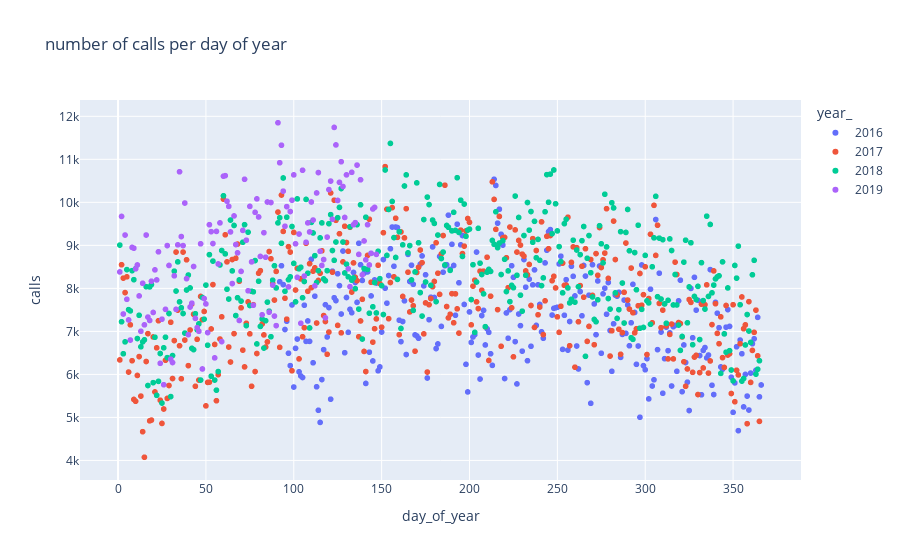

The cell this chart's notebook holds for it:
### Code cell
# Discovery of seasonal pattern made in d-tale but simple to reproduce with plotly
df_plot = df
df["year_"] = df["year"].astype(str)
fig = px.scatter(df_plot, x="day_of_year", y="calls", color="year_",
                 title="number of calls per day of year")

fig.show()
fig.write_image('calls_doy.pdf')

### Figure 1 — Plotly figure (JSON) as saved in the notebook; plotly's stock layout.template omitted (floating-point values rounded to 4 significant figures; data arrays with more than 128 entries replaced by an {"elided": "..."} marker saying what was removed)
{"data": [{"hovertemplate": "year_=2016<br>day_of_year=%{x}<br>calls=%{y}<extra></extra>", "legendgroup": "2016", "marker": {"color": "#636efa", "symbol": "circle"}, "mode": "markers", "name": "2016", "showlegend": true, "type": "scattergl", "x": {"elided": "275 int values"}, "xaxis": "x", "y": {"elided": "275 int values"}, "yaxis": "y"}, {"hovertemplate": "year_=2017<br>day_of_year=%{x}<br>calls=%{y}<extra></extra>", "legendgroup": "2017", "marker": {"color": "#EF553B", "symbol": "circle"}, "mode": "markers", "name": "2017", "showlegend": true, "type": "scattergl", "x": {"elided": "365 int values"}, "xaxis": "x", "y": {"elided": "365 int values"}, "yaxis": "y"}, {"hovertemplate": "year_=2018<br>day_of_year=%{x}<br>calls=%{y}<extra></extra>", "legendgroup": "2018", "marker": {"color": "#00cc96", "symbol": "circle"}, "mode": "markers", "name": "2018", "showlegend": true, "type": "scattergl", "x": {"elided": "365 int values"}, "xaxis": "x", "y": {"elided": "365 int values"}, "yaxis": "y"}, {"hovertemplate": "year_=2019<br>day_of_year=%{x}<br>calls=%{y}<extra></extra>", "legendgroup": "2019", "marker": {"color": "#ab63fa", "symbol": "circle"}, "mode": "markers", "name": "2019", "showlegend": true, "type": "scattergl", "x": {"elided": "147 int values"}, "xaxis": "x", "y": {"elided": "147 int values"}, "yaxis": "y"}], "layout": {"legend": {"title": {"text": "year_"}, "tracegroupgap": 0}, "title": {"text": "number of calls per day of year"}, "xaxis": {"anchor": "y", "domain": [0, 1], "title": {"text": "day_of_year"}}, "yaxis": {"anchor": "x", "domain": [0, 1], "title": {"text": "calls"}}}}
